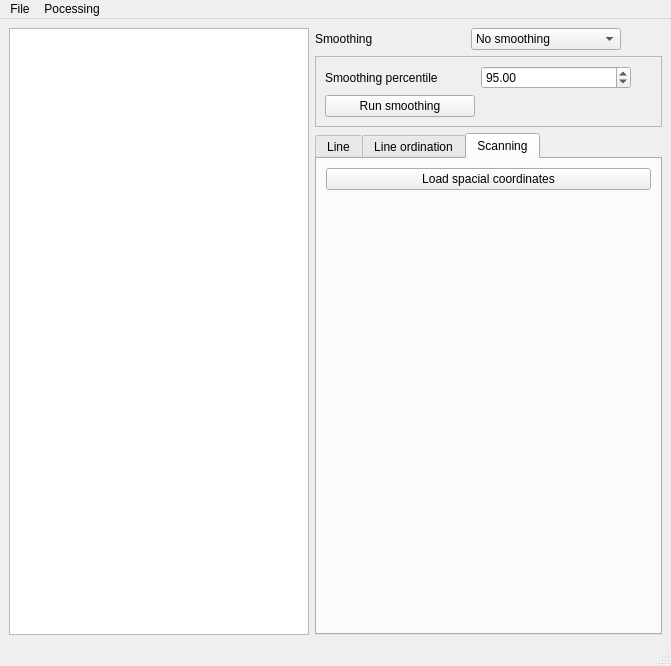
<?xml version="1.0" encoding="UTF-8"?>
<ui version="4.0">
 <class>MainWindow</class>
 <widget class="QMainWindow" name="MainWindow">
  <property name="geometry">
   <rect>
    <x>0</x>
    <y>0</y>
    <width>671</width>
    <height>666</height>
   </rect>
  </property>
  <property name="windowTitle">
   <string>MainWindow</string>
  </property>
  <widget class="QWidget" name="centralwidget">
   <layout class="QHBoxLayout" name="horizontalLayout">
    <item>
     <widget class="QListView" name="listView">
      <property name="minimumSize">
       <size>
        <width>300</width>
        <height>0</height>
       </size>
      </property>
      <property name="maximumSize">
       <size>
        <width>600</width>
        <height>16777215</height>
       </size>
      </property>
     </widget>
    </item>
    <item>
     <layout class="QGridLayout" name="gridLayout_4">
      <item row="1" column="0">
       <layout class="QGridLayout" name="smoothingGrid">
        <item row="0" column="1">
         <widget class="QComboBox" name="smoothingValueCBox">
          <property name="minimumSize">
           <size>
            <width>150</width>
            <height>0</height>
           </size>
          </property>
          <item>
           <property name="text">
            <string>No smoothing</string>
           </property>
          </item>
          <item>
           <property name="text">
            <string>Furrier filter</string>
           </property>
          </item>
         </widget>
        </item>
        <item row="0" column="0">
         <widget class="QLabel" name="smoothingLabel">
          <property name="minimumSize">
           <size>
            <width>150</width>
            <height>0</height>
           </size>
          </property>
          <property name="text">
           <string>Smoothing</string>
          </property>
         </widget>
        </item>
        <item row="0" column="2">
         <spacer name="horizontalSpacer">
          <property name="orientation">
           <enum>Qt::Horizontal</enum>
          </property>
          <property name="sizeHint" stdset="0">
           <size>
            <width>40</width>
            <height>20</height>
           </size>
          </property>
         </spacer>
        </item>
       </layout>
      </item>
      <item row="3" column="0">
       <widget class="QFrame" name="furrierFrame">
        <property name="frameShape">
         <enum>QFrame::StyledPanel</enum>
        </property>
        <property name="frameShadow">
         <enum>QFrame::Raised</enum>
        </property>
        <layout class="QVBoxLayout" name="verticalLayout">
         <item>
          <layout class="QGridLayout" name="furrierSmoothingGrid">
           <item row="1" column="0">
            <widget class="QPushButton" name="runSmoothingBtn">
             <property name="minimumSize">
              <size>
               <width>150</width>
               <height>0</height>
              </size>
             </property>
             <property name="text">
              <string>Run smoothing</string>
             </property>
            </widget>
           </item>
           <item row="0" column="1">
            <widget class="QDoubleSpinBox" name="smoothingPerc">
             <property name="minimumSize">
              <size>
               <width>150</width>
               <height>0</height>
              </size>
             </property>
             <property name="locale">
              <locale language="English" country="UnitedStates"/>
             </property>
             <property name="maximum">
              <double>100.000000000000000</double>
             </property>
             <property name="singleStep">
              <double>0.010000000000000</double>
             </property>
             <property name="value">
              <double>95.000000000000000</double>
             </property>
            </widget>
           </item>
           <item row="0" column="0">
            <widget class="QLabel" name="smoothingPercLabel">
             <property name="minimumSize">
              <size>
               <width>150</width>
               <height>0</height>
              </size>
             </property>
             <property name="text">
              <string>Smoothing percentile</string>
             </property>
            </widget>
           </item>
           <item row="0" column="2">
            <spacer name="horizontalSpacer_2">
             <property name="orientation">
              <enum>Qt::Horizontal</enum>
             </property>
             <property name="sizeHint" stdset="0">
              <size>
               <width>40</width>
               <height>20</height>
              </size>
             </property>
            </spacer>
           </item>
          </layout>
         </item>
        </layout>
       </widget>
      </item>
      <item row="2" column="0">
       <layout class="QGridLayout" name="furrierFilterGrid"/>
      </item>
      <item row="6" column="0">
       <widget class="QTabWidget" name="tabWidget">
        <property name="currentIndex">
         <number>2</number>
        </property>
        <widget class="QWidget" name="singlePlotTab">
         <attribute name="title">
          <string>Line</string>
         </attribute>
         <layout class="QGridLayout" name="gridLayout_3">
          <item row="4" column="0">
           <spacer name="verticalSpacer">
            <property name="orientation">
             <enum>Qt::Vertical</enum>
            </property>
            <property name="sizeHint" stdset="0">
             <size>
              <width>20</width>
              <height>40</height>
             </size>
            </property>
           </spacer>
          </item>
          <item row="3" column="0">
           <widget class="QFrame" name="figureCanvas">
            <property name="sizePolicy">
             <sizepolicy hsizetype="Preferred" vsizetype="Preferred">
              <horstretch>0</horstretch>
              <verstretch>5</verstretch>
             </sizepolicy>
            </property>
            <property name="minimumSize">
             <size>
              <width>0</width>
              <height>400</height>
             </size>
            </property>
            <property name="frameShape">
             <enum>QFrame::StyledPanel</enum>
            </property>
            <property name="frameShadow">
             <enum>QFrame::Raised</enum>
            </property>
           </widget>
          </item>
         </layout>
        </widget>
        <widget class="QWidget" name="plotOrdinationTab">
         <attribute name="title">
          <string>Line ordination</string>
         </attribute>
         <layout class="QVBoxLayout" name="verticalLayout_2">
          <item>
           <layout class="QGridLayout" name="gridLayout"/>
          </item>
          <item>
           <widget class="QFrame" name="frame">
            <property name="frameShape">
             <enum>QFrame::StyledPanel</enum>
            </property>
            <property name="frameShadow">
             <enum>QFrame::Raised</enum>
            </property>
           </widget>
          </item>
         </layout>
        </widget>
        <widget class="QWidget" name="scanningTab">
         <attribute name="title">
          <string>Scanning</string>
         </attribute>
         <layout class="QGridLayout" name="gridLayout_5">
          <item row="1" column="0">
           <spacer name="verticalSpacer_2">
            <property name="orientation">
             <enum>Qt::Vertical</enum>
            </property>
            <property name="sizeHint" stdset="0">
             <size>
              <width>20</width>
              <height>40</height>
             </size>
            </property>
           </spacer>
          </item>
          <item row="0" column="0">
           <widget class="QPushButton" name="loadSpacialCoordinatesBtn">
            <property name="text">
             <string>Load spacial coordinates</string>
            </property>
           </widget>
          </item>
          <item row="2" column="0">
           <widget class="QFrame" name="heatmapQFrame">
            <property name="frameShape">
             <enum>QFrame::StyledPanel</enum>
            </property>
            <property name="frameShadow">
             <enum>QFrame::Raised</enum>
            </property>
           </widget>
          </item>
         </layout>
        </widget>
       </widget>
      </item>
     </layout>
    </item>
   </layout>
  </widget>
  <widget class="QMenuBar" name="menubar">
   <property name="geometry">
    <rect>
     <x>0</x>
     <y>0</y>
     <width>671</width>
     <height>26</height>
    </rect>
   </property>
   <widget class="QMenu" name="menuFile">
    <property name="title">
     <string>File</string>
    </property>
    <addaction name="actionLoad_folder"/>
    <addaction name="actionLoad_file"/>
    <addaction name="separator"/>
    <addaction name="actionSave_figure"/>
    <addaction name="actionSave_data"/>
    <addaction name="separator"/>
    <addaction name="actionExit"/>
   </widget>
   <widget class="QMenu" name="menuPocessing">
    <property name="title">
     <string>Pocessing</string>
    </property>
    <widget class="QMenu" name="menuBaseline_correction">
     <property name="title">
      <string>Baseline correction</string>
     </property>
     <addaction name="actionarPLS"/>
    </widget>
    <widget class="QMenu" name="menuSmoothing">
     <property name="title">
      <string>Smoothing</string>
     </property>
     <addaction name="actionFurrierFilter"/>
     <addaction name="actionWienerFilter"/>
    </widget>
    <addaction name="menuBaseline_correction"/>
    <addaction name="menuSmoothing"/>
   </widget>
   <addaction name="menuFile"/>
   <addaction name="menuPocessing"/>
  </widget>
  <widget class="QStatusBar" name="statusbar"/>
  <action name="actionLoad_folder">
   <property name="text">
    <string>Load folder</string>
   </property>
  </action>
  <action name="actionSave_figure">
   <property name="text">
    <string>Save current figure</string>
   </property>
  </action>
  <action name="actionSave_data">
   <property name="text">
    <string>Save current data</string>
   </property>
  </action>
  <action name="actionExit">
   <property name="text">
    <string>Exit</string>
   </property>
  </action>
  <action name="actionPolynomial">
   <property name="text">
    <string>Polynomial</string>
   </property>
  </action>
  <action name="actionarPLS">
   <property name="text">
    <string>arPLS</string>
   </property>
  </action>
  <action name="actionFurrierFilter">
   <property name="text">
    <string>Furrirer filter</string>
   </property>
  </action>
  <action name="actionLoad_file">
   <property name="text">
    <string>Load file</string>
   </property>
  </action>
  <action name="actionWienerFilter">
   <property name="text">
    <string>Wiener filter</string>
   </property>
  </action>
 </widget>
 <resources/>
 <connections/>
</ui>
